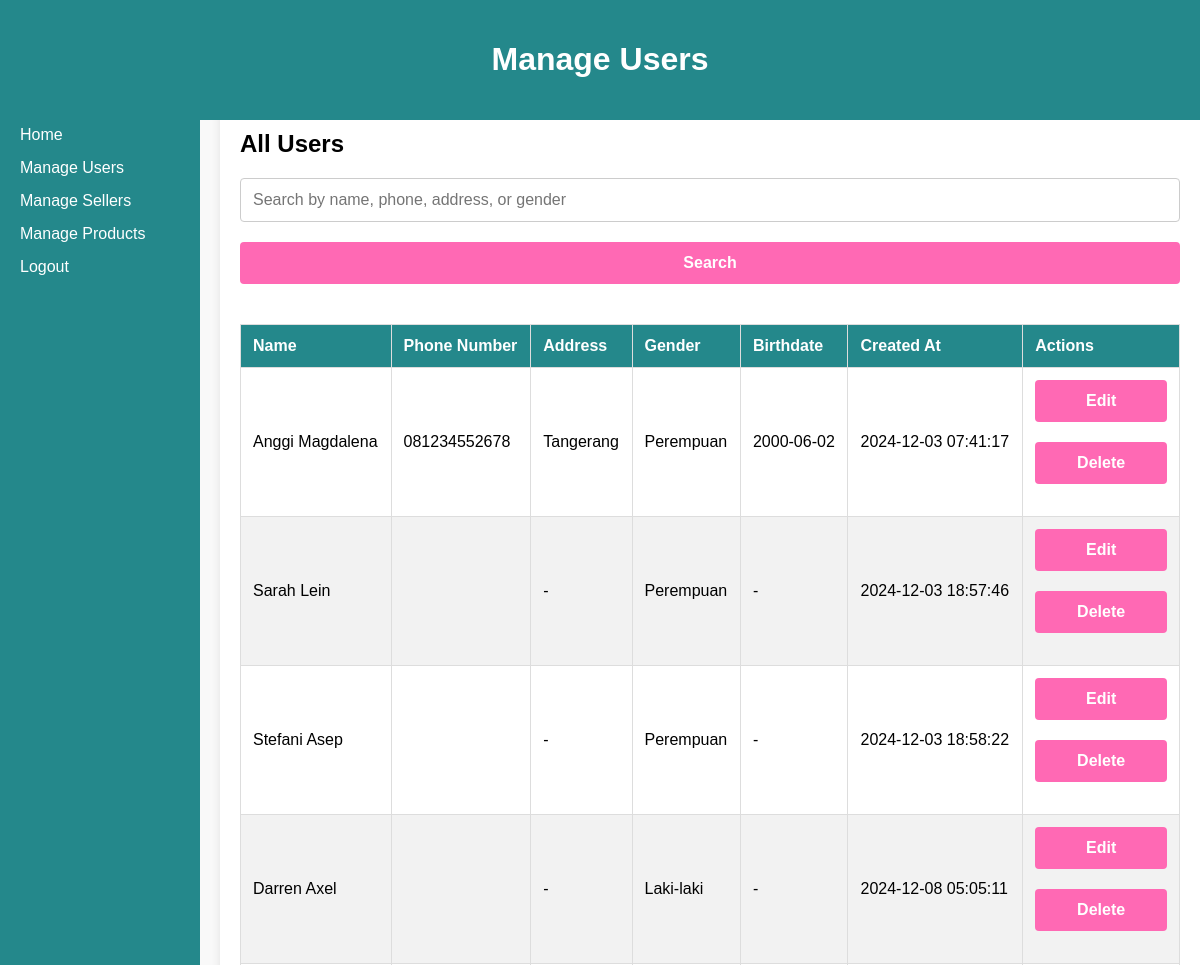
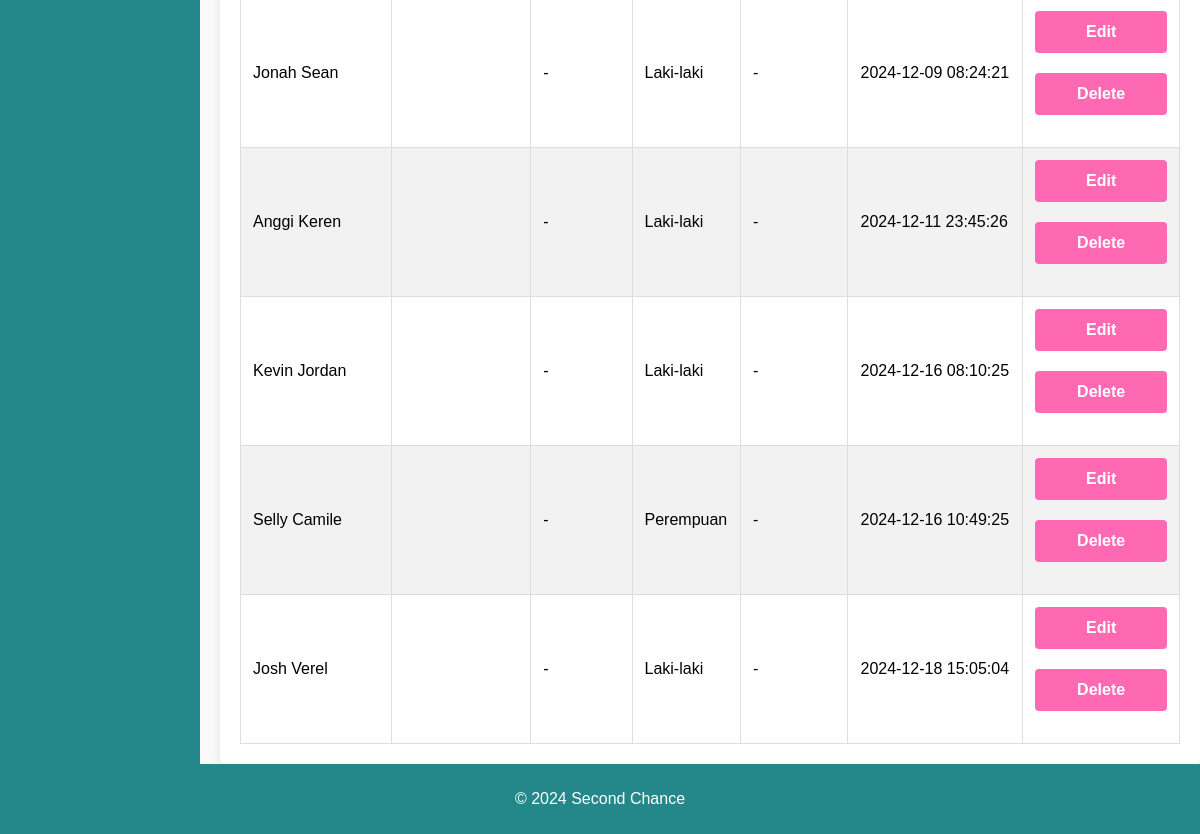
Page /admin/manage_users.php on the committed database (2 pictures, top to bottom).
### tables this page shows
CREATE TABLE `user_data` (
  `userId` int(11) NOT NULL,
  `first_name` varchar(100) NOT NULL,
  `last_name` varchar(100) NOT NULL,
  `email` varchar(100) NOT NULL,
  `phone` varchar(15) DEFAULT NULL,
  `address` varchar(200) DEFAULT NULL,
  `gender` enum('Laki-laki','Perempuan','Lainnya') NOT NULL,
  `birth_date` date DEFAULT NULL,
  `password` varchar(255) NOT NULL,
  `role` enum('Admin','Seller','Customer') NOT NULL DEFAULT 'Customer',
  `is_seller` tinyint(1) DEFAULT 0,
  `created_at` timestamp NOT NULL DEFAULT current_timestamp()
);

### admin/manage_users.php (the view, shortened to what this page needs)
<?php
include 'db_connect.php';
$search = '';
$users = $conn->query("SELECT * FROM user_data WHERE role = 'Customer' AND (first_name LIKE '%$search%' OR last_name LIKE '%$search%' OR phone LIKE '%$search%' OR address LIKE '%$search%' OR gender LIKE '%$search%')");
?>
<!DOCTYPE html>
<html lang="en">
<head>
    <link rel="stylesheet" href="style.css">
</head>
<body>
    <div class="container">
        <div class="navbar">
            <h1>Manage Users</h1>
        </div>
        <div class="sidebar">
            <ul>
                <li><a href="index_admin.php">Home</a></li>
                <li><a href="manage_users.php">Manage Users</a></li>
                <li><a href="manage_sellers.php">Manage Sellers</a></li>
                <li><a href="manage_products.php">Manage Products</a></li>
                <li><a href="login_admin.php">Logout</a></li>
            </ul>
        </div>
        <div class="main-content">
            <h2>All Users</h2>
            <form method="POST" action="">
                <input type="text" name="search" placeholder="Search by name, phone, address, or gender" value="<?php echo htmlspecialchars($search); ?>">
                <button type="submit">Search</button>
            </form>
            <table>
                <thead>
                    <tr>
                        <th>Name</th>
                        <th>Phone Number</th>
                        <th>Address</th>
                        <th>Gender</th>
                        <th>Birthdate</th>
                        <th>Created At</th>
                        <th>Actions</th>
                    </tr>
                </thead>
                <tbody>
                    <?php while ($user = $users->fetch_assoc()): ?>
                    <tr>
                        <td><?php echo htmlspecialchars($user['first_name'] . ' ' . $user['last_name']); ?></td>
                        <td><?php echo htmlspecialchars($user['phone']); ?></td>
                        <td><?php echo htmlspecialchars($user['address'] ?? '-'); ?></td>
                        <td><?php echo htmlspecialchars($user['gender']); ?></td>
                        <td><?php echo htmlspecialchars($user['birth_date'] ?? '-'); ?></td>
                        <td><?php echo htmlspecialchars($user['created_at']); ?></td>
                        <td>
                            <button onclick="editUser (<?php echo $user['userId']; ?>, '<?php echo addslashes($user['first_name']); ?>', '<?php echo addslashes($user['last_name']); ?>', '<?php echo addslashes($user['phone']); ?>', '<?php echo addslashes($user['address'] ?? ''); ?>', '<?php echo addslashes($user['gender']); ?>', '<?php echo addslashes($user['birth_date'] ?? ''); ?>')">Edit</button>
                            <form action="delete_user.php" method="POST" style="display:inline;">
                                <button type="submit" onclick="return confirm('Are you sure you want to delete this user?');">Delete</button>
                            </form>
                        </td>
                    </tr>
                    <?php endwhile; ?>
                </tbody>
            </table>
        </div>
    </div>
</body>
</html>
<footer>
    <p>&copy; 2024 Second Chance</p>
</footer>

### admin/style.css (style rules this page uses)
* { box-sizing: border-box; }
html, body { height: 100%; margin: 0; font-family: Arial, sans-serif; background-color: #f9f9f9; }
.container { display: flex; flex-direction: column; min-height: 100vh; }
.navbar { background: #24888b; color: #ffffff; padding: 20px; text-align: center; }
.sidebar { width: 200px; background: #24888b; color: #ffffff; padding: 20px; position: fixed; top: 90px; bottom: 0; }
.sidebar ul { list-style: none; padding: 0; }
.sidebar ul li { margin: 15px 0; }
.sidebar ul li a { color: #ffffff; text-decoration: none; transition: color 0.3s ease; }
.main-content { margin-left: 220px; padding: 20px; background: #ffffff; border-radius: 5px; box-shadow: 0 0 10px rgba(0, 0, 0, 0.1); flex: 1; }
footer { text-align: center; padding: 10px 0; background: #24888b; color: #ffffff; position: relative; bottom: 0; width: 100%; }
input, select, button { width: 100%; padding: 12px; margin-bottom: 20px; border: 1px solid #ccc; border-radius: 4px; box-sizing: border-box; font-size: 16px; }
button { background-color: #ff69b4; color: #fff; font-weight: bold; cursor: pointer; border: none; transition: background-color 0.3s; }
table { width: 100%; border-collapse: collapse; margin-top: 20px; }
th, td { border: 1px solid #ddd; padding: 12px; text-align: left; }
th { background-color: #24888b; color: #ffffff; }
tr:nth-child(even) { background-color: #f2f2f2; }
.navbar { background: #24888b; color: #ffffff; padding: 20px; text-align: center; position: fixed; top: 0; left: 0; right: 0; z-index: 1000; }
.main-content { margin-left: 220px; margin-top: 90px; padding: 20px; background: #ffffff; border-radius: 5px; box-shadow: 0 0 10px rgba(0, 0, 0, 0.1); flex: 1; }

### rows in the picture
user_data: first_name+last_name "Anggi Magdalena", phone "081234552678", address "Tangerang", gender "Perempuan", birth_date "2000-06-02", created_at "2024-12-03 07:41:17"
user_data: first_name+last_name "Sarah Lein", address "-", gender "Perempuan", birth_date "-", created_at "2024-12-03 18:57:46"
user_data: first_name+last_name "Stefani Asep", address "-", gender "Perempuan", birth_date "-", created_at "2024-12-03 18:58:22"
user_data: first_name+last_name "Darren Axel", address "-", gender "Laki-laki", birth_date "-", created_at "2024-12-08 05:05:11"
user_data: first_name+last_name "Jonah Sean", address "-", gender "Laki-laki", birth_date "-", created_at "2024-12-09 08:24:21"
user_data: first_name+last_name "Anggi Keren", address "-", gender "Laki-laki", birth_date "-", created_at "2024-12-11 23:45:26"
user_data: first_name+last_name "Kevin Jordan", address "-", gender "Laki-laki", birth_date "-", created_at "2024-12-16 08:10:25"
user_data: first_name+last_name "Selly Camile", address "-", gender "Perempuan", birth_date "-", created_at "2024-12-16 10:49:25"
user_data: first_name+last_name "Josh Verel", address "-", gender "Laki-laki", birth_date "-", created_at "2024-12-18 15:05:04"
